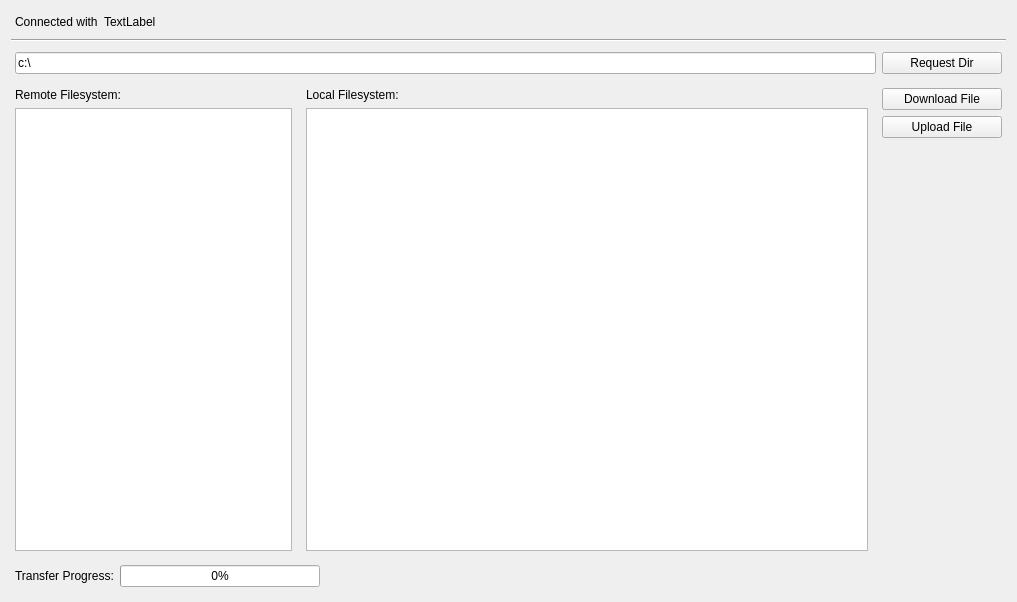
<?xml version="1.0" encoding="UTF-8"?>
<ui version="4.0">
 <class>FileTransferWindow</class>
 <widget class="QWidget" name="FileTransferWindow">
  <property name="geometry">
   <rect>
    <x>0</x>
    <y>0</y>
    <width>1017</width>
    <height>602</height>
   </rect>
  </property>
  <property name="windowTitle">
   <string>FileTransferWindow</string>
  </property>
  <layout class="QVBoxLayout" name="verticalLayout_4">
   <item>
    <layout class="QHBoxLayout" name="horizontalLayout_2">
     <property name="leftMargin">
      <number>4</number>
     </property>
     <property name="topMargin">
      <number>4</number>
     </property>
     <property name="rightMargin">
      <number>4</number>
     </property>
     <property name="bottomMargin">
      <number>4</number>
     </property>
     <item>
      <widget class="QLabel" name="label">
       <property name="text">
        <string>Connected with</string>
       </property>
      </widget>
     </item>
     <item>
      <widget class="QLabel" name="lblEndpoint">
       <property name="sizePolicy">
        <sizepolicy hsizetype="MinimumExpanding" vsizetype="Preferred">
         <horstretch>0</horstretch>
         <verstretch>0</verstretch>
        </sizepolicy>
       </property>
       <property name="text">
        <string>TextLabel</string>
       </property>
      </widget>
     </item>
    </layout>
   </item>
   <item>
    <widget class="Line" name="line">
     <property name="orientation">
      <enum>Qt::Horizontal</enum>
     </property>
    </widget>
   </item>
   <item>
    <layout class="QHBoxLayout" name="horizontalLayout">
     <property name="leftMargin">
      <number>4</number>
     </property>
     <property name="topMargin">
      <number>4</number>
     </property>
     <property name="rightMargin">
      <number>4</number>
     </property>
     <property name="bottomMargin">
      <number>4</number>
     </property>
     <item>
      <widget class="QLineEdit" name="txtDir">
       <property name="text">
        <string>c:\</string>
       </property>
      </widget>
     </item>
     <item>
      <widget class="QPushButton" name="btnRequestDir">
       <property name="minimumSize">
        <size>
         <width>120</width>
         <height>0</height>
        </size>
       </property>
       <property name="text">
        <string>Request Dir</string>
       </property>
      </widget>
     </item>
    </layout>
   </item>
   <item>
    <layout class="QHBoxLayout" name="horizontalLayout_4" stretch="1,2,0">
     <property name="leftMargin">
      <number>0</number>
     </property>
     <property name="topMargin">
      <number>0</number>
     </property>
     <property name="rightMargin">
      <number>0</number>
     </property>
     <property name="bottomMargin">
      <number>0</number>
     </property>
     <item>
      <layout class="QVBoxLayout" name="verticalLayout" stretch="0,0">
       <property name="leftMargin">
        <number>4</number>
       </property>
       <property name="topMargin">
        <number>4</number>
       </property>
       <property name="rightMargin">
        <number>4</number>
       </property>
       <property name="bottomMargin">
        <number>4</number>
       </property>
       <item>
        <widget class="QLabel" name="lblRemote">
         <property name="text">
          <string>Remote Filesystem:</string>
         </property>
        </widget>
       </item>
       <item>
        <widget class="QListWidget" name="lwDirRemote"/>
       </item>
      </layout>
     </item>
     <item>
      <layout class="QVBoxLayout" name="verticalLayout_2" stretch="0,0">
       <property name="leftMargin">
        <number>4</number>
       </property>
       <property name="topMargin">
        <number>4</number>
       </property>
       <property name="rightMargin">
        <number>4</number>
       </property>
       <property name="bottomMargin">
        <number>4</number>
       </property>
       <item>
        <widget class="QLabel" name="lblRemote_2">
         <property name="text">
          <string>Local Filesystem:</string>
         </property>
        </widget>
       </item>
       <item>
        <widget class="QTableView" name="tvDirLocal">
         <property name="selectionBehavior">
          <enum>QAbstractItemView::SelectRows</enum>
         </property>
         <property name="showGrid">
          <bool>false</bool>
         </property>
         <property name="sortingEnabled">
          <bool>true</bool>
         </property>
         <property name="wordWrap">
          <bool>false</bool>
         </property>
         <attribute name="verticalHeaderVisible">
          <bool>false</bool>
         </attribute>
         <attribute name="verticalHeaderDefaultSectionSize">
          <number>22</number>
         </attribute>
         <attribute name="verticalHeaderMinimumSectionSize">
          <number>22</number>
         </attribute>
        </widget>
       </item>
      </layout>
     </item>
     <item>
      <layout class="QVBoxLayout" name="verticalLayout_3">
       <property name="leftMargin">
        <number>4</number>
       </property>
       <property name="topMargin">
        <number>4</number>
       </property>
       <property name="rightMargin">
        <number>4</number>
       </property>
       <property name="bottomMargin">
        <number>4</number>
       </property>
       <item>
        <widget class="QPushButton" name="btnDownloadFile">
         <property name="minimumSize">
          <size>
           <width>120</width>
           <height>0</height>
          </size>
         </property>
         <property name="text">
          <string>Download File</string>
         </property>
        </widget>
       </item>
       <item>
        <widget class="QPushButton" name="btnUploadFile">
         <property name="minimumSize">
          <size>
           <width>120</width>
           <height>0</height>
          </size>
         </property>
         <property name="text">
          <string>Upload File</string>
         </property>
        </widget>
       </item>
       <item>
        <spacer name="verticalSpacer">
         <property name="orientation">
          <enum>Qt::Vertical</enum>
         </property>
         <property name="sizeHint" stdset="0">
          <size>
           <width>20</width>
           <height>40</height>
          </size>
         </property>
        </spacer>
       </item>
      </layout>
     </item>
    </layout>
   </item>
   <item>
    <layout class="QHBoxLayout" name="horizontalLayout_3" stretch="0,1,0">
     <property name="leftMargin">
      <number>4</number>
     </property>
     <property name="topMargin">
      <number>4</number>
     </property>
     <property name="rightMargin">
      <number>4</number>
     </property>
     <property name="bottomMargin">
      <number>4</number>
     </property>
     <item>
      <widget class="QLabel" name="label_2">
       <property name="text">
        <string>Transfer Progress:</string>
       </property>
      </widget>
     </item>
     <item>
      <widget class="QProgressBar" name="progressBar">
       <property name="maximumSize">
        <size>
         <width>200</width>
         <height>16777215</height>
        </size>
       </property>
       <property name="value">
        <number>0</number>
       </property>
      </widget>
     </item>
     <item>
      <spacer name="horizontalSpacer">
       <property name="orientation">
        <enum>Qt::Horizontal</enum>
       </property>
       <property name="sizeType">
        <enum>QSizePolicy::Expanding</enum>
       </property>
       <property name="sizeHint" stdset="0">
        <size>
         <width>40</width>
         <height>20</height>
        </size>
       </property>
      </spacer>
     </item>
    </layout>
   </item>
  </layout>
 </widget>
 <layoutdefault spacing="6" margin="11"/>
 <resources/>
 <connections/>
</ui>
